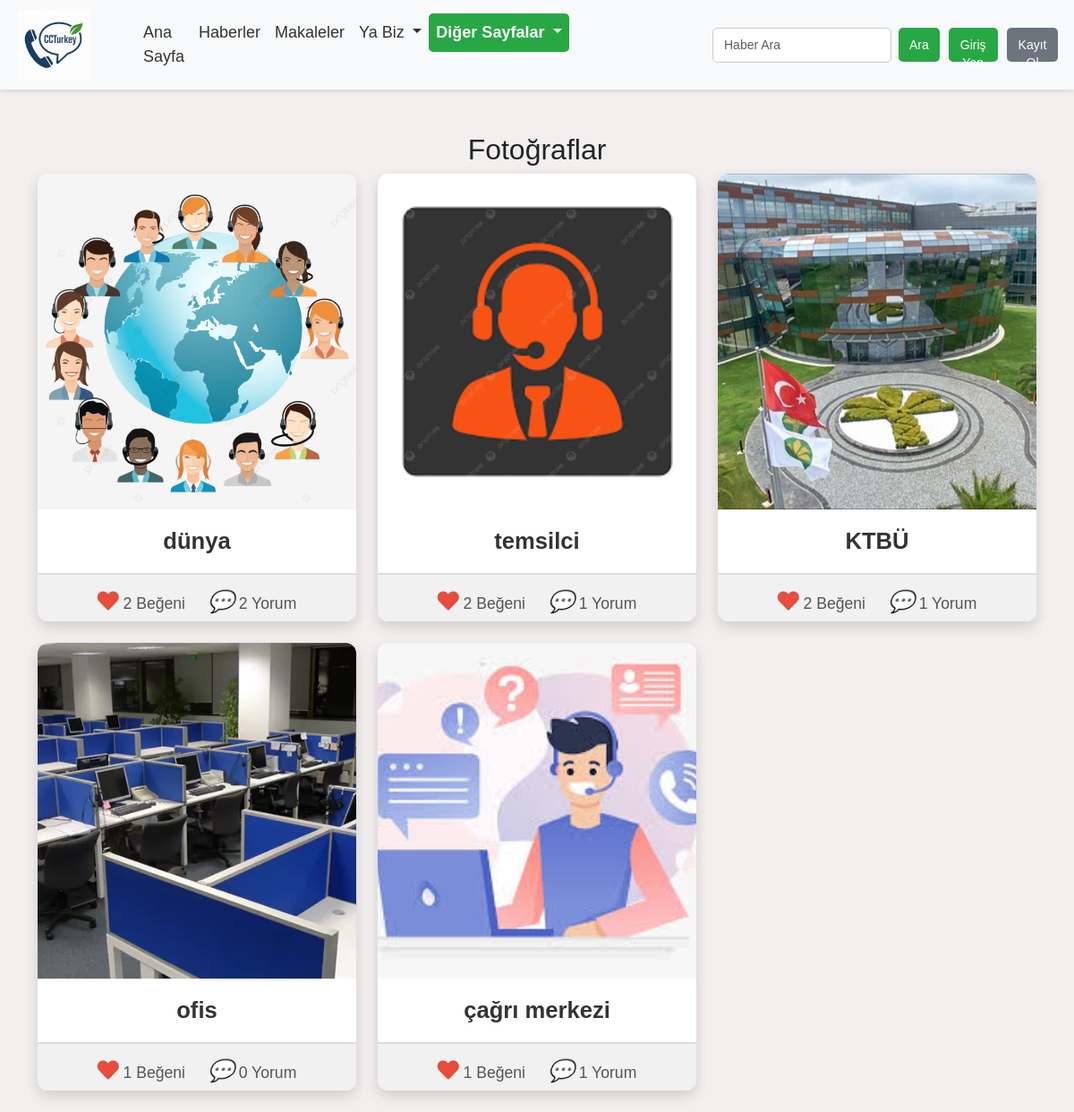
Screenshot of /news/photos/ with the database file from the repository.
### news/models.py (models this page shows, shortened)
class Photo(models.Model):
    title = models.CharField(max_length=100, blank=True, null=True)  # Fotoğraf başlığı (isteğe bağlı)
    image = models.ImageField(upload_to='photos/')  # Fotoğraf dosyası
    uploaded_at = models.DateTimeField(auto_now_add=True)  # Yüklenme tarihi
    likes = models.ManyToManyField('auth.User', related_name='liked_photos', blank=True)  # Beğeniler
    def total_likes(self):
        return self.likes.count()
    def total_comments(self):
        return self.comments.count()  # İlgili yorumları sayar

### news/views.py (the view)
# urls.py: path('photos/', views.photo_list, name='photo_list'),  # Fotoğraf listeleme
def photo_list(request):
    photos = Photo.objects.all().order_by('-uploaded_at')  # Tarihe göre azalan sırada
    return render(request, 'news/photo_list.html', {'photos': photos})

### news/templates/news/photo_list.html
{% extends 'base.html' %}
{% block content %}
<div class="container mt-5">
    <h2 class="text-center">Fotoğraflar</h2>
    <div class="row">
        {% for photo in photos %}
        <div class="col-md-4 mb-4">
            <div class="modern-gallery-card">
                <a href="{% url 'photo_detail' photo.id %}">
                    <div class="modern-gallery-card-img-container">
                        <img src="{{ photo.image.url }}" class="modern-gallery-card-img" alt="{{ photo.title }}">
                    </div>
                    <div class="modern-gallery-card-body">
                        <h5 class="modern-gallery-card-title">{{ photo.title }}</h5>
                    </div>
                </a>
                <div class="modern-gallery-card-footer">
                    <span><i class="fas fa-heart like-icon"></i> {{ photo.total_likes }} Beğeni</span>
                    <span><i class="comment-icon">💬</i> {{ photo.total_comments }} Yorum</span>
                </div>
            </div>
        </div>
        {% endfor %}
    </div>
</div>
{% endblock %}

### static/css/galeri.css (style rules this page uses)
.modern-gallery-card { border-radius: 12px; box-shadow: 0 6px 15px rgba(0, 0, 0, 0.15); overflow: hidden; background-color: #fff; transition: transform 0.3s ease, box-shadow 0.3s ease; display: flex; flex-direction: column; height: 500px; max-width: 420px; margin: 0 auto; }
.modern-gallery-card-img-container { width: 100%; height: 375px; overflow: hidden; }
.modern-gallery-card-img { width: 100%; height: 100%; object-fit: cover; }
.modern-gallery-card-title { font-size: 1.6rem; font-weight: bold; color: #333; text-align: center; margin: 10px 0; }
.modern-gallery-card-body { padding: 10px 15px; flex-grow: 1; display: flex; flex-direction: column; justify-content: flex-start; }
.modern-gallery-card-footer { padding: 12px; background-color: #f1f1f1; border-top: 2px solid #ddd; text-align: center; font-size: 1.1rem; color: #555; margin-top: auto; }
.modern-gallery-card-footer span { margin: 0 10px; }
.modern-gallery-card-footer i { font-size: 1.5rem; }
.modern-gallery-card-footer .like-icon { color: #e74c3c; }
.modern-gallery-card-footer .comment-icon { color: #3498db; }
.modern-gallery-card a { text-decoration: none; color: inherit; }
.modern-gallery-card-img-container { position: relative; overflow: hidden; }
.modern-gallery-card-img { width: 100%; height: 100%; object-fit: cover; transition: transform 0.3s ease-in-out; }

### static/css/login_register.css (style rules this page uses)
body { font-family: Arial, sans-serif; margin: 0; padding: 0; background-color: #f4f4f4; }

### news/templates/base.html (style rules this page uses)
body { background-color: #f3efef; margin: 0; padding: 0; }
body { padding-top: 100px; }

### rows the page displays
Photo: image (picture), title "dünya", total_likes "2", total_comments "2"
Photo: image (picture), title "temsilci", total_likes "2", total_comments "1"
Photo: image (picture), title "KTBÜ", total_likes "2", total_comments "1"
Photo: image (picture), title "ofis", total_likes "1", total_comments "0"
Photo: image (picture), title "çağrı merkezi", total_likes "1", total_comments "1"
